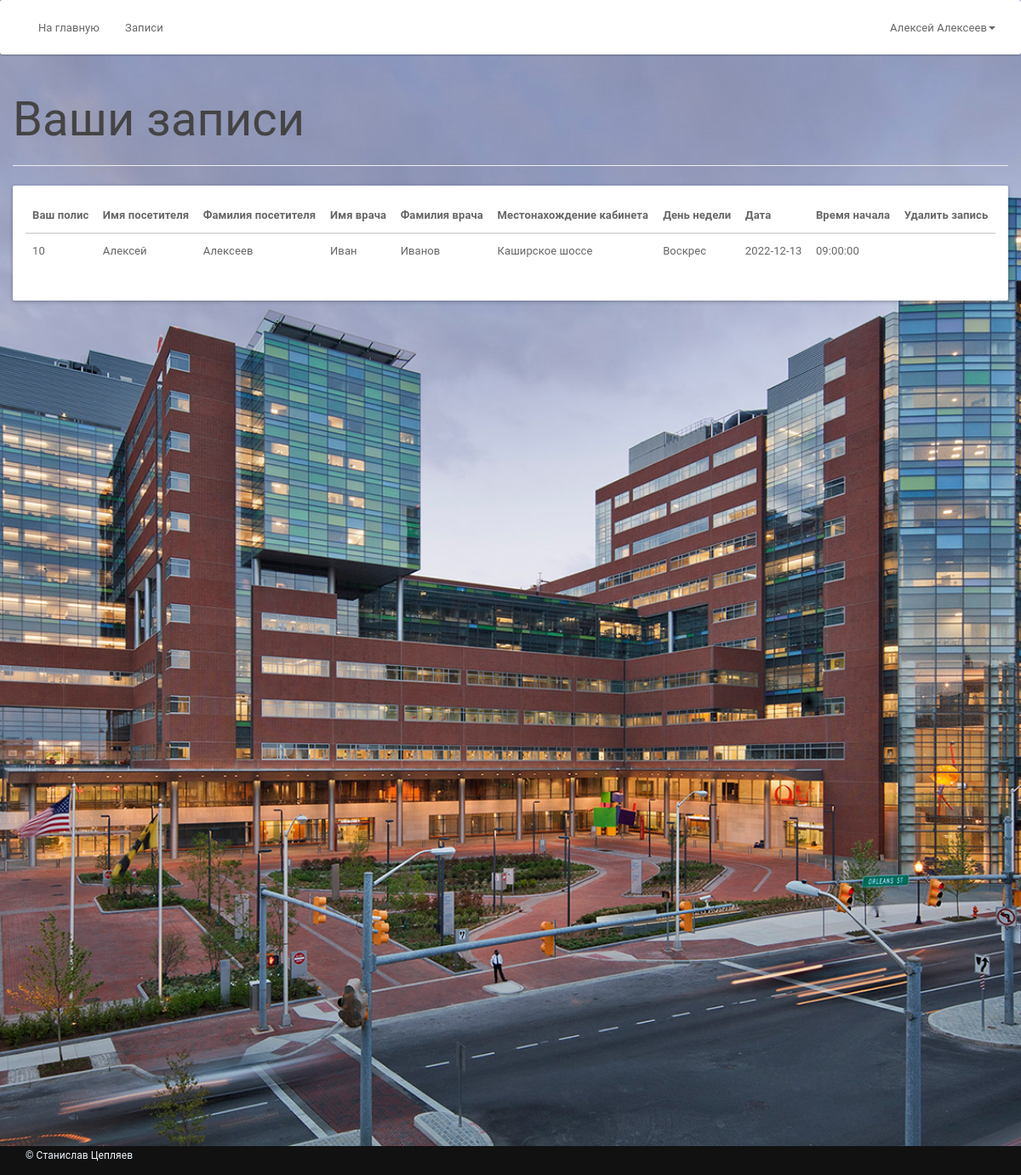
Page /patient/patientapplist.php (signed in) on the committed database.
### tables this page shows
CREATE TABLE IF NOT EXISTS `appointment` (
  `Id` INT NOT NULL AUTO_INCREMENT,
  `patientIc` BIGINT NOT NULL,
  `scheduleId` INT NOT NULL,
  `status` VARCHAR(30) NOT NULL DEFAULT 'В процессе',
  PRIMARY KEY (`Id`),
  UNIQUE INDEX `Id_UNIQUE` (`Id` ASC) VISIBLE,
  UNIQUE INDEX `patientIc_UNIQUE` (`patientIc` ASC) VISIBLE,
  UNIQUE INDEX `scheduleId_UNIQUE` (`scheduleId` ASC) VISIBLE,
  CONSTRAINT `PatientIc`
    FOREIGN KEY (`patientIc`)
    REFERENCES `patient` (`icPatient`)
    ON DELETE NO ACTION
    ON UPDATE NO ACTION,
  CONSTRAINT `ScheduleId`
    FOREIGN KEY (`scheduleId`)
    REFERENCES `doctorschedule` (`scheduleId`)
    ON DELETE NO ACTION
    ON UPDATE NO ACTION);

CREATE TABLE IF NOT EXISTS `patient` (
  `icPatient` BIGINT NOT NULL,
  `password` VARCHAR(30) NOT NULL,
  `Name` VARCHAR(30) NOT NULL,
  `Famil` VARCHAR(30) NOT NULL,
  `DR` DATE NOT NULL,
  `Gender` VARCHAR(10) NOT NULL,
  `Address` VARCHAR(100) NULL,
  `Phone` VARCHAR(15) NULL,
  `Email` VARCHAR(100) NULL,
  PRIMARY KEY (`icPatient`));

CREATE TABLE IF NOT EXISTS `doctor` (
  `doctorId` INT NOT NULL AUTO_INCREMENT,
  `icDoctor` BIGINT NOT NULL,
  `password` VARCHAR(30) NOT NULL,
  `Name` VARCHAR(30) NOT NULL,
  `Famil` VARCHAR(30) NOT NULL,
  `Address` VARCHAR(100) NOT NULL,
  `Phone` VARCHAR(15) NULL,
  `Email` VARCHAR(45) NULL,
  `DR` DATE NULL,
  PRIMARY KEY (`doctorId`, `icDoctor`),
  UNIQUE INDEX `icDoctor_UNIQUE` (`icDoctor` ASC) VISIBLE,
  UNIQUE INDEX `doctorId_UNIQUE` (`doctorId` ASC) VISIBLE);

CREATE TABLE IF NOT EXISTS `doctorschedule` (
  `scheduleId` INT NOT NULL AUTO_INCREMENT,
  `doctorIc` BIGINT NOT NULL,
  `Date` DATE NOT NULL,
  `Day` VARCHAR(15) NOT NULL,
  `Time` TIME NOT NULL,
  `End` TIME NOT NULL,
  `Avaible` VARCHAR(15) NOT NULL,
  PRIMARY KEY (`scheduleId`, `doctorIc`),
  UNIQUE INDEX `scheduleId_UNIQUE` (`scheduleId` ASC) VISIBLE,
  CONSTRAINT `doctorId`
    FOREIGN KEY (`doctorIc`)
    REFERENCES `doctor` (`icDoctor`)
    ON DELETE NO ACTION
    ON UPDATE NO ACTION);

### patient/patientapplist.php (the view, shortened to what this page needs)
<?php
include_once '../controller.php';
$session=$_SESSION[ 'patientSession'];
$res=mysqli_query($con, "SELECT a.*, b.*,c.* FROM patient a
	JOIN appointment b
		On a.icPatient = b.patientIc
	JOIN doctorschedule c
		On b.scheduleId=c.scheduleId
	WHERE b.patientIc ='$session'");
	$userRow=mysqli_fetch_array($res);
?>
<!DOCTYPE html>
<html >
	<head>
		<link href="assets/css/material.css" rel="stylesheet">
		<link href="assets/css/default/style.css" rel="stylesheet">
		<link href="assets/css/default/blocks.css" rcel="stylesheet">
	</head>
	<body >
		<nav class="navbar navbar-default " role="navigation">
			<div class="container-fluid">
				<div class="collapse navbar-collapse" id="bs-example-navbar-collapse-1">
					<ul class="nav navbar-nav">
						<ul class="nav navbar-nav">
							<li><a href="patientapplist.php?teleport=1">На главную</a></li>
							<li><a href="patientapplist.php?teleport=3">Записи</a></li>
						</ul>
					</ul>
					<ul class="nav navbar-nav navbar-right">
						<li class="dropdown">
							<a href="#" class="dropdown-toggle" data-toggle="dropdown"><i class="fa fa-user"></i> <?php echo $userRow['Name']; ?> <?php echo $userRow['Famil']; ?><b class="caret"></b></a>
						</li>
					</ul>
				</div>
			</div>
		</nav>
<?php
echo "<div class='container' style='padding-bottom:970px'>";
echo "<div class='row'>";
echo "<div class='page-header'>";
echo "<h1>Ваши записи </h1>";
echo "</div>";
echo "<div class='panel panel-primary'>";
echo "<div class='panel-body'>";
echo "<table class='table table-hover'>";
echo "<thead>";
echo "<tr>";
echo "<th>Ваш полис </th>";
echo "<th>Имя посетителя</th>";
echo "<th>Фамилия посетителя</th>";
echo "<th>Имя врача </th>";
echo "<th>Фамилия врача </th>";
echo "<th>Местонахождение кабинета</th>";
echo "<th>День недели </th>";
echo "<th>Дата </th>";
echo "<th>Время начала </th>";
echo "<th>Удалить запись </th>";
echo "</tr>";
echo "</thead>";
$res = mysqli_query($con, "SELECT a.*, b.*,c.*
		FROM patient a
		JOIN appointment b
		On a.icPatient = b.patientIc
		JOIN doctorschedule c
		On b.scheduleId=c.scheduleId
		WHERE b.patientIc ='$session'");
$docrrs = mysqli_query($con, "SELECT d.*
		FROM patient a
		JOIN appointment b
		On a.icPatient = b.patientIc
		JOIN doctorschedule c
		On b.scheduleId=c.scheduleId
		JOIN doctor d
		On c.doctorIc = d.icDoctor
		WHERE b.patientIc ='$session'");
$docRow=mysqli_fetch_array($docrrs);
while ($userRow = mysqli_fetch_array($res)) {
echo "<tbody>";
echo "<tr>";
echo "<td>" . $userRow['patientIc'] . "</td>";
echo "<td>" . $userRow['Name'] . "</td>";
echo "<td>" . $userRow['Famil'] . "</td>";
echo "<td>" . $docRow['Name'] . "</td>";
echo "<td>" . $docRow['Famil'] . "</td>";
echo "<td>" . $docRow['Address'] . "</td>";
echo "<td>" . $userRow['Day'] . "</td>";
echo "<td>" . $userRow['Date'] . "</td>";
echo "<td>" . $userRow['Time'] . "</td>";
echo "<td class='text-center'><a href='#' id='".$userRow['Id']."' class='delete'><span class='glyphicon glyphicon-trash' aria-hidden='true'></span></a></td>";
}
echo "</tr>";
echo "</tbody>";
echo "</table>";
?>
	</div>
</div>
</div>
</div>
</body>
</html>

### patient/assets/css/default/style.css (style rules this page uses)
body { background: url("../../img/3.jpg") center top no-repeat; -webkit-background-size: cover; -moz-background-size: cover; -o-background-size: cover; background-size: cover; }
.navbar { margin-bottom: 0px !important; }

### rows in the picture
appointment: patientIc.Name "Алексей", patientIc.Famil "Алексеев", patientIc "10", doctorschedule.Day "Воскрес", doctorschedule.Date "2022-12-13", doctorschedule.Time "09:00:00"
doctor: Name "Иван", Famil "Иванов", Address "Каширское шоссе"
